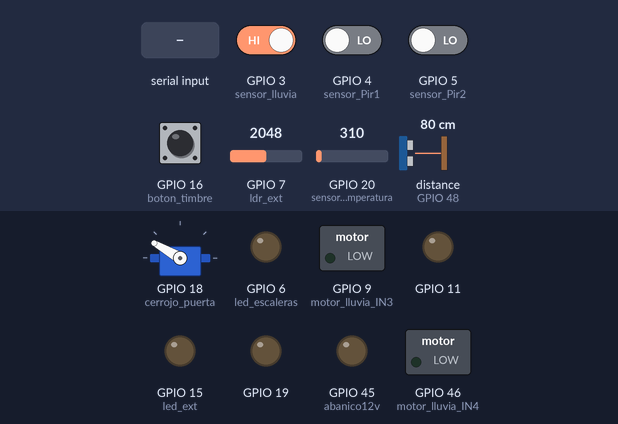
The sketch below on a simulated ESP32-S3. On the bench: servo, switched loads named in the sketch (green lamp = pin HIGH), output pins drawn as LEDs (lit = HIGH). Wiring (inferred from the names in the program): ultrasonic range finder: trigger GPIO 47; echo GPIO 48. The inputs (shaded band) are chosen by the test bench; at power-on: GPIO 3 (sensor_lluvia), GPIO 16 (boton_timbre) HIGH, GPIO 4 (sensor_Pir1), GPIO 5 (sensor_Pir2) LOW, GPIO 7 (ldr_ext) = 2048, GPIO 20 (sensor_temperatura) = 310, distance to the obstacle (sensor on GPIO 48) 80 cm. The echo pulse lasts 58.3 µs per cm; pins used as bus, display or sensor lines are not drawn; what the sketch prints to the serial monitor is not drawn.

Above: at 1.2 s.
1.3 s: "-\n" received over Serial
At 2.5 s:
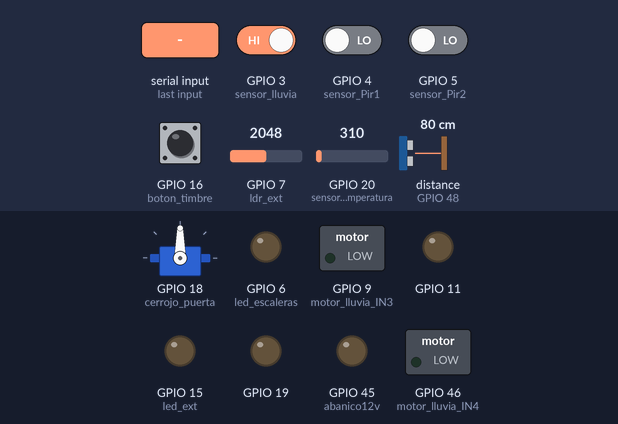
2.8 s: "1\n" received over Serial
At 3.8 s:
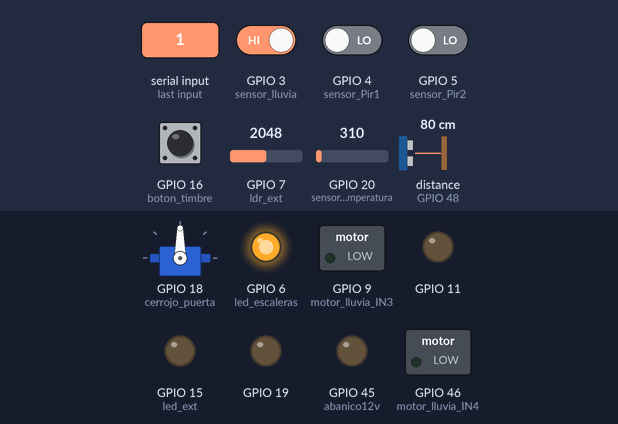
14.2 s: "90,45,200\n" received over Serial
At 14.8 s:
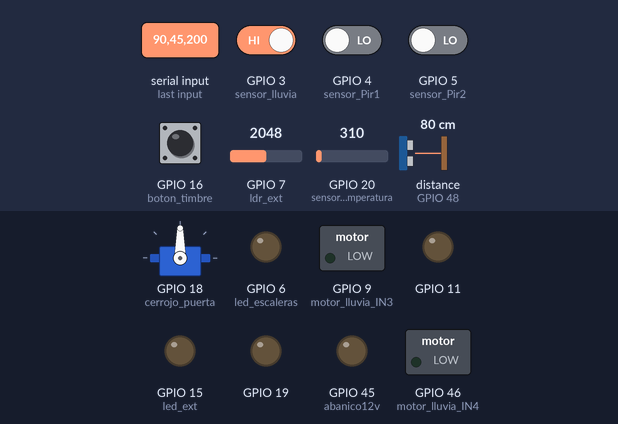
Timing chart, 0 to 16.7 s (numbered marks = the images above; inputs shaded):
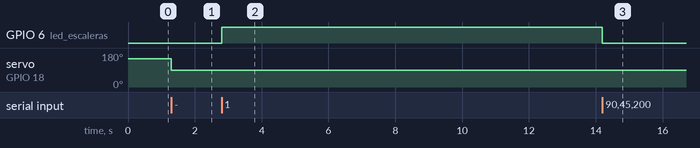

The sketch:

Proyecto_PIP_Con_A1_TINACO.ino
```cpp
//Proyecto Pip
#include <Keypad.h>
#include <HardwareSerial.h>

//Sensor de movimiento en escaleras (Sensor PIR)
#define sensor_Pir1 4
#define sensor_Pir2 5

#define led_escaleras 6


//Sensor de luz (Exterior). (LDR)
#define ldr_ext 7  //Cambiar a pin analogicop6

#define led_ext 15


const byte FILAS = 4;
const byte COLUMNAS = 4;

char teclas[FILAS][COLUMNAS] = {
  { '1', '2', '3', 'A' },
  { '4', '5', '6', 'B' },
  { '7', '8', '9', 'C' },
  { '*', '0', '#', 'D' }
};

// // byte pinesFilas[FILAS] = { 42, 41, 40, 39 };
// byte pinesColumnas[COLUMNAS] = { 38, 37, 36, 35 };
byte pinesFilas[FILAS] = { 39, 40, 41, 42 };  // invertí el orden de filas
byte pinesColumnas[COLUMNAS] = { 35, 36, 37, 38 };  // invertí columnas también si quieres


Keypad teclado = Keypad(makeKeymap(teclas), pinesFilas, pinesColumnas, FILAS, COLUMNAS);

#include <ESP32Servo.h>  //si es con arduino, usar Servo.h
// #include <Servo.h>
#define cerrojo_puerta 18  //Servo, intentar que sea PIN PWM
Servo servoPuerta;
#define abierto 150
#define cerrado 90


// Sensor de temeperautra (LM35)
#define sensor_temperatura 20

// #define abanico12v 21
#define abanico12v 45


// Timbre (boton)
#define boton_timbre 16

#define buzzer_timbre 19
#define frecuenciaTimbre 1000  //cambiar


// Medidor de agua Tinaco (Ultrasonico)
#define echo 48
#define trigger 47

// Sensor de lluvia para tendedero (sensor de agua)
#define sensor_lluvia 3

#define AFUERA 0
#define ADENTRO 1

// Motor lluvia (Motor 2)
#define motor_lluvia_IN3 9
#define motor_lluvia_IN4 46
#define motor_lluvia_ENB 11  // PWM para velocidad

// Tendedero
byte estado_ropa;
unsigned long tendedero_tiempo;

//nivel de agua, tinaco
byte nivel = 0;

//tiempo en general, para hacer impresiones a serial
unsigned long tiempo;

bool buzzerActivo = false;
unsigned long buzzerInicio = 0;
int buzzerEtapa = 0;


void setup() {
  tiempo = millis();
  Serial.begin(115200);
  estado_ropa = AFUERA;


  // movimiento escaleras
  pinMode(sensor_Pir1, INPUT);
  pinMode(sensor_Pir2, INPUT);
  pinMode(led_escaleras, OUTPUT);

  //baja luz exterior
  pinMode(led_ext, OUTPUT);

  servoPuerta.setPeriodHertz(50);  // 50 Hz
  servoPuerta.attach(cerrojo_puerta);
  servoPuerta.write(abierto);

  // Ventilador para alta temperatura
  pinMode(abanico12v, OUTPUT);
  digitalWrite(abanico12v, 0); // el Rele que se esta usando es invertido, por lo que para que este desactivado el fan, debe de estar en H el pin.

  // Boton y buzzer para el timbre
  pinMode(boton_timbre, INPUT_PULLUP);           // Evita ruidos y resistencias externas
  ledcAttachChannel(buzzer_timbre, 2000, 8, 7);  // pone el buzzer del timbre en el canal 7 de PWM
  // ledcAttachChannel
  // //pines para el ultrasonico
  pinMode(trigger, OUTPUT);
  pinMode(echo, INPUT);
  Serial1.begin(115200, SERIAL_8N1,8, 17);  // Para el traspaso del nivel del tinaco.

  // // Motor lluvia el encargado de ocultar y "desocultar" el tendedero
  pinMode(motor_lluvia_IN3, OUTPUT);
  pinMode(motor_lluvia_IN4, OUTPUT);
  ledcAttachChannel(motor_lluvia_ENB, 1000, 8, 4);  // pone el buzzer del timbre en el canal 4 de PWM
}


String valorSeparado[7];    // Array para almacenar los valores separados (los recibidos por el PC)
int estadoServo = abierto;  // Valor inicial
bool estadomotor_activo = false;


void loop() {

  // Este IF, es para apagar el motor del tendedero siempre al tiempo que es, que no haya tiempo de mas, pues si no, despues de tanto movimeinto, generara un desfase grande
  if (estadomotor_activo) {

    // si esta activo, ver si pasaron los 3.7 Segundos para apagarse
    if (millis() - tendedero_tiempo > 3700) {
      digitalWrite(motor_lluvia_IN3, LOW);
      digitalWrite(motor_lluvia_IN4, LOW);
      ledcWrite(motor_lluvia_ENB, 0);  // Le mandas el nuevo valor (0-255)
      estadomotor_activo = false;
    }
  }

  if (millis() - tiempo >= 250) {
    lecturas();
    tiempo += 250;
  }

  if (Serial.available() > 0) {
    recibir();
    acciones();
  }

  actualizarBuzzer();  // Aquí actualizamos el estado del buzzer si está activo
}


//recibe los datos de la PC, para actuar despues segun lo que se reciba
void recibir() {
  if (Serial.available()) {
    String linea = Serial.readStringUntil('\n');  // Leer todo hasta salto de línea
    int index = 0;
    int start = 0;

    for (int i = 0; i < linea.length(); i++) {
      if (linea[i] == '-' || i == linea.length() - 1) {
        int end = (linea[i] == '-') ? i : i + 1;
        if (index < 7) {
          valorSeparado[index] = linea.substring(start, end);
          index++;
        }
        start = i + 1;
      }
    }
  }
}

void acciones() {
  // valor separado estara conformado de esta forma:
  // valorSeparado[] tendrá la siguiente estructura:

    // valorSeparado[0] - pir: Para encender o apagar las escaleras segun su valor (0,1)
    // valorSeparado[1] - ldr: Para encender o apagar el exterior segun su valor (0,1)
    // valorSeparado[2] - boton_matriz: saber si abrir o no la puerta del proche trasero
    // valorSeparado[3] - temperatura: encender o no el abanico (12v)
    // valorSeparado[4] - timbre: para hacer sonar el buzzer
    // valorSeparado[5] - distancia: pues para mostrarla en la pantalla i2c
    // valorSeparado[6] - lluvia: para quitar el tendedero

  escaleras(valorSeparado[0].toInt());  //segun lo que reciba, enciende o apaga las escaleras

  exterior(valorSeparado[1].toInt());  //segun lo que reciba, enciende o apaga el exterior

  abrir_porche(valorSeparado[2].toInt());  //abre porche solo si es necesario

  abanico(valorSeparado[3].toInt());  //enciende el abanico de 12v

  buzzer(valorSeparado[4].toInt());  //hace sonar el buzzer

  pantalla(valorSeparado[5].toInt());  // muestra el % de agua que queda en el recipiente.

  tendedero(valorSeparado[6].toInt());  //se encarga de quitar la "ropa" (ocultarla/taparla) de la lluvia xd
}


long tiempoescaleras;  // para que cuando no haya movimiento y reciba 0 tarde 5 segundos mas en apagarse
void escaleras(int valor) {
  if (valor == 1) {
    tiempoescaleras = millis() / 1000;  // Guardamos el tiempo actual en segundos
    digitalWrite(led_escaleras, HIGH);
  } else if ((millis() / 1000) - tiempoescaleras > 5) {
    digitalWrite(led_escaleras, LOW);
  }
}

int tiempoexterior = 0;  // Variable para contar el tiempo en segundos (int)

void exterior(int valor) {
  if (valor == 1) {
    tiempoexterior = millis() / 1000;  // Guardamos el tiempo actual en segundos
    digitalWrite(led_ext, HIGH);       // Encendemos el LED exterior
  } else if ((millis() / 1000) - tiempoexterior > 5) {
    digitalWrite(led_ext, LOW);  // Apagamos el LED exterior después de 5 segundos
  }
}

void abanico(int valor){
  if(valor==0){//lo apaga, entonces "enciende" el rele, osea corta el paso.
    digitalWrite(abanico12v, 0);
    Serial.println("enciendeabanico");
  }
  else{
    digitalWrite(abanico12v, 1);
    Serial.println("apga abanico");
  }
}

void abrir_porche(int valor) {
  if (valor == 1) {
    estadoServo = abierto;
  } else {
    estadoServo = cerrado;
  }
  servoPuerta.write(estadoServo);
}

void buzzer(int valor) {
  if (valor == 1 && !buzzerActivo) {
    buzzerActivo = true;
    buzzerInicio = millis();
    buzzerEtapa = 0;
  }
}

void actualizarBuzzer() {
  if (!buzzerActivo) return;

  unsigned long ahora = millis();

  switch (buzzerEtapa) {
    case 0:
      ledcWriteNote(buzzer_timbre, NOTE_C, 5);
      if (ahora - buzzerInicio > 300) {
        buzzerInicio = ahora;
        buzzerEtapa++;
      }
      break;
    case 1:
      ledcWriteNote(buzzer_timbre, NOTE_E, 5);
      if (ahora - buzzerInicio > 300) {
        buzzerInicio = ahora;
        buzzerEtapa++;
      }
      break;
    case 2:
      ledcWriteNote(buzzer_timbre, NOTE_G, 5);
      if (ahora - buzzerInicio > 300) {
        buzzerInicio = ahora;
        buzzerEtapa++;
      }
      break;
    case 3:
      ledcWriteNote(buzzer_timbre, NOTE_C, 6);
      if (ahora - buzzerInicio > 500) {
        buzzerInicio = ahora;
        buzzerEtapa++;
      }
      break;
    default:
      ledcWrite(buzzer_timbre, 0);
      buzzerActivo = false;
      break;
  }
}

void pantalla(int valor) {
  if (nivel == valor) {
    Serial1.println(valor);
    nivel = valor;
  }
}

void tendedero(int valor) {
  if (estadomotor_activo) {
    return;  //no hace nada pues se esta moviendo
  }
  if (estado_ropa == AFUERA && valor == 1) {
    tendedero_tiempo = millis();
    digitalWrite(motor_lluvia_IN3, 1);
    digitalWrite(motor_lluvia_IN4, 0);
    ledcWrite(motor_lluvia_ENB, 180);  // Le mandas el nuevo valor (0-255)
    estado_ropa = ADENTRO;
    estadomotor_activo = true;
  } else if (estado_ropa == ADENTRO && valor == 0) {
    tendedero_tiempo = millis();
    digitalWrite(motor_lluvia_IN3, 1);
    digitalWrite(motor_lluvia_IN4, 0);
    // digitalWrite(motor_lluvia_IN3, LOW);
    // digitalWrite(motor_lluvia_IN4, HIGH);
    ledcWrite(motor_lluvia_ENB, 180);  // Le mandas el nuevo valor (0-255)
    estado_ropa = AFUERA;
    estadomotor_activo = true;
  }
}


void lecturas() {
  // Sensores de movimiento
  int pir1 = digitalRead(sensor_Pir1);
  int pir2 = digitalRead(sensor_Pir2);

  int ldr = analogRead(ldr_ext);
  // Revisado

  char key = teclado.getKey();
  String tecla = String(key);
  if (tecla == "") {
    tecla = "N";
  }


  // Boton a manera de timbre
  int timbre = !digitalRead(boton_timbre);

  // Sensor de agua para verificar si esta ""lloviendo"", ver si se puede complementar con un dht11
  int lluvia = digitalRead(sensor_lluvia);


  // Lectura del sensor de temperatura
  int temperatura = leerTemperatura();

  // Lectura de distancia (sensor ultrasónico)
  int distancia = medirDistancia();
  // Serial1.println(distancia);

  // Ahora mandamos todo junto
  String datos_sensores = datos(pir1, pir2, ldr, tecla, temperatura, timbre, distancia, lluvia);
  Serial.println(datos_sensores);
}

// Función para leer el sensor de temperatura
int leerTemperatura() {

  int valor = analogRead(sensor_temperatura);
  float voltaje = valor * (3.3 / 4095.0);  //si se utiliza un ESP32, se cambiara a 3.3 en ves de 5, y de 1023 a 4096 (por que su ADC es de 10 bits)
  float temperatura = voltaje * 100.0;     // 10 mV por grado => 100 para Celsius

  return temperatura;
}

// Función para medir la distancia del ultrasónico
int medirDistancia() {
  digitalWrite(trigger, LOW);
  unsigned long tiempoInicio = micros();
  while (micros() - tiempoInicio < 2)
    ;  // Espera 2 microsegundos

  digitalWrite(trigger, HIGH);
  tiempoInicio = micros();
  while (micros() - tiempoInicio < 10)
    ;  // Espera 10 microsegundos

  digitalWrite(trigger, LOW);

  long duracion = pulseIn(echo, HIGH, 38000);  //el 38000 es la duracion MAXIMA del puslso, es lo maximo que "soporta" el ultrasonico, hacerle mas no tiene sentido y genera que la ejecucion sea mas lenta.
  int distancia = duracion * 0.034 / 2;        // Distancia en cm

  return distancia;
}

String datos(int pir1, int pir2, int ldr, String boton_matriz, int temperatura, int timbre, int distancia, int lluvia) {
  if (lluvia ==0){
    lluvia = 1;
  }
  else{
    lluvia = 0;
  }
  String cadena = "";
  cadena += String(pir1) + "-" + String(pir2) + "-" + String(ldr) + "-" + boton_matriz + "-" + String(temperatura) + "-" + String(timbre) + "-" + String(distancia) + "-" + String(lluvia);

  return cadena;
}
```

Measured:
- after the input at 1.3 s, servo on GPIO 18 (cerrojo_puerta): 150° → 90° at once
- after the input at 2.8 s, GPIO 6 (led_escaleras): LOW → HIGH at once
- after the input at 14.2 s, GPIO 6 (led_escaleras): HIGH → LOW at once
